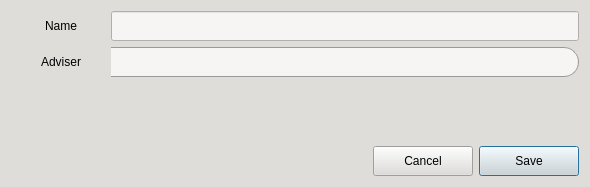
<?xml version="1.0" encoding="UTF-8"?>
<ui version="4.0">
 <class>SectionRegistrationDialog</class>
 <widget class="QDialog" name="SectionRegistrationDialog">
  <property name="geometry">
   <rect>
    <x>0</x>
    <y>0</y>
    <width>590</width>
    <height>187</height>
   </rect>
  </property>
  <property name="minimumSize">
   <size>
    <width>590</width>
    <height>187</height>
   </size>
  </property>
  <property name="maximumSize">
   <size>
    <width>590</width>
    <height>187</height>
   </size>
  </property>
  <property name="windowTitle">
   <string>Section Registration</string>
  </property>
  <property name="styleSheet">
   <string notr="true">* {
	background-color: rgb(222, 221, 218); 
	color: black;
}

QPushButton[class=&quot;button-green&quot;] {
	border: 1px solid #0a5128;
    border-radius: 15px;
    padding: 0px 10px 0px;
    background: qlineargradient(x1:0, y1:0, x2:0, y2:1, 
                                stop:0 #1ebd5d, 
                                stop:1 #107f3f);
    color: #FFF;
    font: 10pt &quot;Inter SemiBold&quot;;
}

QPushButton[class=&quot;button-green&quot;]:hover {
    background: qlineargradient(x1:0, y1:0, x2:0, y2:1, 
                                stop:0 #2ecc71, 
                                stop:1 #27AE60);
}

QPushButton[class=&quot;button-green&quot;]:pressed {
    background: qlineargradient(x1:0, y1:0, x2:0, y2:1, 
                                stop:0 #0b572a, 
                                stop:1 #129046); 
}

QPushButton[class=&quot;button-green&quot;]:disabled {
    background: #A5D6A7;
    color: #E8F5E9;
    opacity: 0.6;
}

*[class=&quot;button-normal&quot;] {
	font: 10pt &quot;Inter&quot;;
	background: qlineargradient(x1:0, y1:0, x2:0, y2:1, 
                                stop:0 #ffffff, 
                                stop:1 #d8ecf6);
	color: black;
	border-radius: 15px;
	border: 1px solid rgb(154, 153, 150);
}

*[class=&quot;button-normal&quot;]:hover {
	background: qlineargradient(x1:0, y1:0, x2:0, y2:1, 
                                stop:0 #ffffff, 
                                stop:1 #f2f6f8);
}

*[class=&quot;button-normal&quot;]:pressed {
    background: qlineargradient(x1:0, y1:0, x2:0, y2:1, 
                                stop:0 #dce5e9, 
                                stop:1 #ffffff);
}

*[class=&quot;button-normal&quot;]:disabled {
	background: #f5f5f5;
	border: 1px solid #dcdcdc;
	color: #aeaeae;
}

*[class=&quot;input-field&quot;] {
	background-color: transparent;
}

*[class=&quot;input-field&quot;] QLineEdit {
	background-color: #ffffff;
	border: 1px solid #999;
	border-left: none;
	border-top-right-radius: 15px;
	border-bottom-right-radius: 15px;
	padding: 0px 8px;
	color: black;
}

*[class=&quot;input-field&quot;] QLabel {
	background-color: rgb(192, 191, 188);
	border-left: 1px solid #999;
	border-top: 1px solid #999;
	border-bottom: 1px solid #999;
	border-right: none;
	border-top-left-radius: 15px;
	border-bottom-left-radius: 15px;
	padding-left: 8px;
	color: black;
}

QComboBox {
    border: 1px solid #999;
    border-left: none;
    padding: 0px 10px;
    background-color: #ffffff;
    color: #333333;
    font: 10pt &quot;Inter Medium&quot;;
    selection-background-color: #7eb4d7;
	border-top-right-radius: 15px;
	border-bottom-right-radius: 15px;
}

QComboBox:focus, QLineEdit:focus {
    border: 1px solid #007BFF;
}

QComboBox:hover, QLineEdit:hover {
    border: 1px solid #3498db;
}

QComboBox::drop-down {
    subcontrol-origin: padding;
    subcontrol-position: top right;
    width: 30px;
    border-left-width: 0px;
    /* Match the 15px border-radius of the main control */
    border-top-right-radius: 15px;
    border-bottom-right-radius: 15px;
}

QComboBox::down-arrow {
    image: url(:/Images/Images/caret-down.png);
    border: none;
    width: 8px;
    height: 8px;
}

QComboBox QAbstractItemView {
    background-color: white !important;
    border: 1px solid #999;
    selection-background-color: #7eb4d7;
    selection-color: #ffffff;
    outline: 0; /* Removes the ugly dotted focus border */
}

QComboBox QAbstractItemView::item {
    padding: 0px 15px;
    border-radius: 4px;
    color: #333333;
}

/* Hover state for items inside the dropdown */
QComboBox QAbstractItemView::item:hover {
    background-color: #7eb4d7;
    color: #ffffff;
}</string>
  </property>
  <layout class="QVBoxLayout" name="verticalLayout">
   <item>
    <widget class="QWidget" name="widget" native="true">
     <property name="class" stdset="0">
      <string>input-field</string>
     </property>
     <layout class="QHBoxLayout" name="horizontalLayout">
      <property name="spacing">
       <number>0</number>
      </property>
      <property name="leftMargin">
       <number>0</number>
      </property>
      <property name="topMargin">
       <number>0</number>
      </property>
      <property name="rightMargin">
       <number>0</number>
      </property>
      <property name="bottomMargin">
       <number>0</number>
      </property>
      <item>
       <widget class="QLabel" name="label_9">
        <property name="minimumSize">
         <size>
          <width>100</width>
          <height>30</height>
         </size>
        </property>
        <property name="maximumSize">
         <size>
          <width>100</width>
          <height>30</height>
         </size>
        </property>
        <property name="text">
         <string>Name</string>
        </property>
        <property name="alignment">
         <set>Qt::AlignCenter</set>
        </property>
       </widget>
      </item>
      <item>
       <widget class="QLineEdit" name="txtSectionName">
        <property name="minimumSize">
         <size>
          <width>0</width>
          <height>30</height>
         </size>
        </property>
        <property name="styleSheet">
         <string notr="true">background-color: rgb(246, 245, 244); padding: 0px 10px 0px;</string>
        </property>
       </widget>
      </item>
     </layout>
    </widget>
   </item>
   <item>
    <widget class="QWidget" name="widget_2" native="true">
     <property name="class" stdset="0">
      <string>input-field</string>
     </property>
     <layout class="QHBoxLayout" name="horizontalLayout_3">
      <property name="spacing">
       <number>0</number>
      </property>
      <property name="leftMargin">
       <number>0</number>
      </property>
      <property name="topMargin">
       <number>0</number>
      </property>
      <property name="rightMargin">
       <number>0</number>
      </property>
      <property name="bottomMargin">
       <number>0</number>
      </property>
      <item>
       <widget class="QLabel" name="label_10">
        <property name="minimumSize">
         <size>
          <width>100</width>
          <height>30</height>
         </size>
        </property>
        <property name="maximumSize">
         <size>
          <width>100</width>
          <height>30</height>
         </size>
        </property>
        <property name="text">
         <string>Adviser</string>
        </property>
        <property name="alignment">
         <set>Qt::AlignCenter</set>
        </property>
       </widget>
      </item>
      <item>
       <widget class="QComboBox" name="cmb_teacher">
        <property name="minimumSize">
         <size>
          <width>0</width>
          <height>30</height>
         </size>
        </property>
        <property name="styleSheet">
         <string notr="true">background-color: rgb(246, 245, 244); padding: 0px 10px 0px;</string>
        </property>
        <property name="editable">
         <bool>false</bool>
        </property>
       </widget>
      </item>
     </layout>
    </widget>
   </item>
   <item>
    <spacer name="verticalSpacer">
     <property name="orientation">
      <enum>Qt::Vertical</enum>
     </property>
     <property name="sizeHint" stdset="0">
      <size>
       <width>20</width>
       <height>56</height>
      </size>
     </property>
    </spacer>
   </item>
   <item>
    <layout class="QHBoxLayout" name="horizontalLayout_2">
     <item>
      <spacer name="horizontalSpacer_2">
       <property name="orientation">
        <enum>Qt::Horizontal</enum>
       </property>
       <property name="sizeHint" stdset="0">
        <size>
         <width>40</width>
         <height>20</height>
        </size>
       </property>
      </spacer>
     </item>
     <item>
      <widget class="QPushButton" name="btnCancel">
       <property name="minimumSize">
        <size>
         <width>100</width>
         <height>30</height>
        </size>
       </property>
       <property name="maximumSize">
        <size>
         <width>100</width>
         <height>30</height>
        </size>
       </property>
       <property name="cursor">
        <cursorShape>PointingHandCursor</cursorShape>
       </property>
       <property name="text">
        <string>Cancel</string>
       </property>
       <property name="class" stdset="0">
        <string>button-normal</string>
       </property>
      </widget>
     </item>
     <item>
      <widget class="QPushButton" name="btnSave">
       <property name="minimumSize">
        <size>
         <width>100</width>
         <height>30</height>
        </size>
       </property>
       <property name="maximumSize">
        <size>
         <width>100</width>
         <height>30</height>
        </size>
       </property>
       <property name="cursor">
        <cursorShape>PointingHandCursor</cursorShape>
       </property>
       <property name="text">
        <string>Save</string>
       </property>
       <property name="default">
        <bool>true</bool>
       </property>
       <property name="class" stdset="0">
        <string>button-green</string>
       </property>
      </widget>
     </item>
    </layout>
   </item>
  </layout>
 </widget>
 <resources>
  <include location="../resources.qrc"/>
 </resources>
 <connections/>
</ui>
